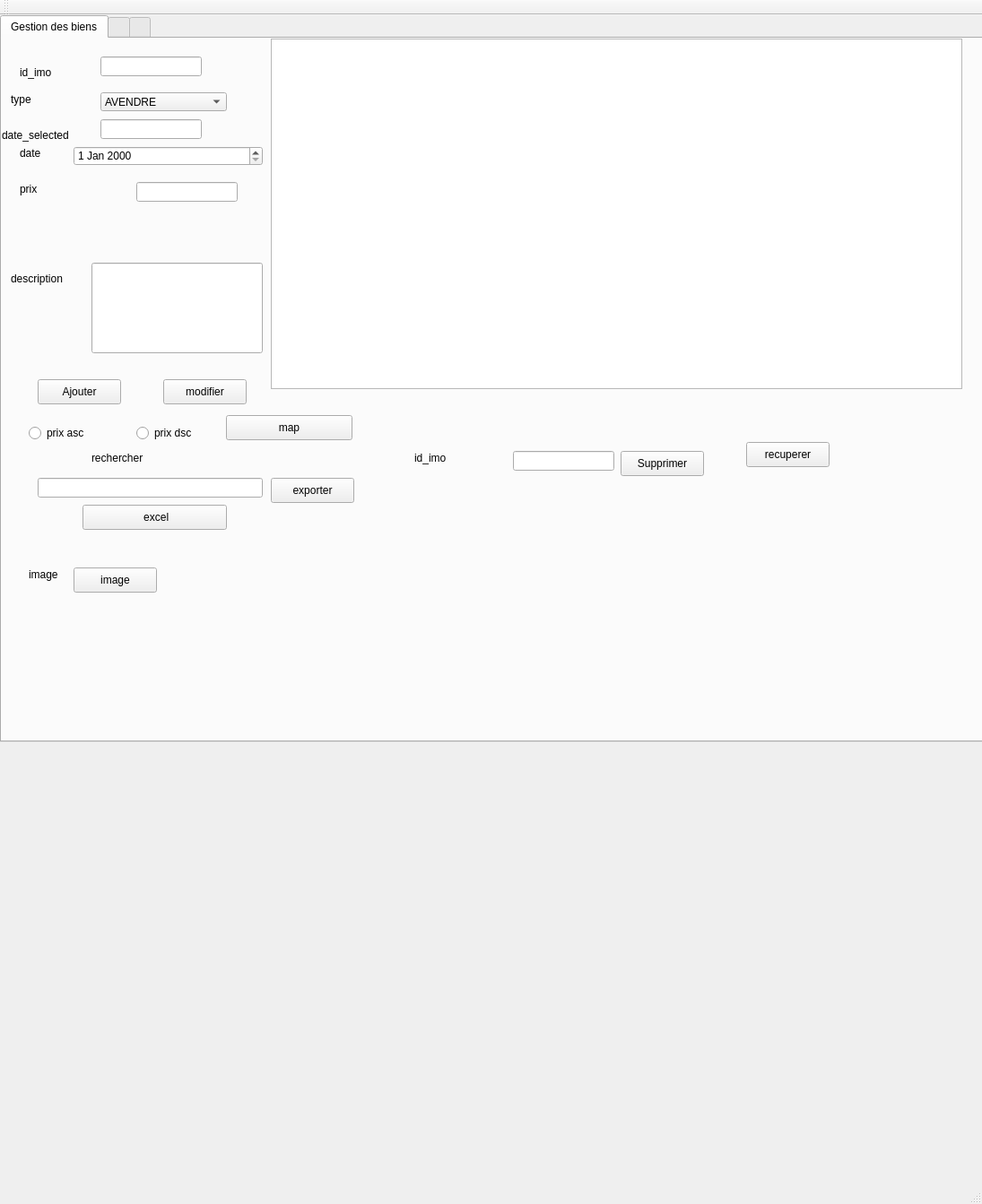
<?xml version="1.0" encoding="UTF-8"?>
<ui version="4.0">
 <class>bien</class>
 <widget class="QMainWindow" name="bien">
  <property name="geometry">
   <rect>
    <x>0</x>
    <y>0</y>
    <width>1095</width>
    <height>1343</height>
   </rect>
  </property>
  <property name="sizePolicy">
   <sizepolicy hsizetype="Preferred" vsizetype="Fixed">
    <horstretch>0</horstretch>
    <verstretch>0</verstretch>
   </sizepolicy>
  </property>
  <property name="windowTitle">
   <string>Gestion des Réclamations</string>
  </property>
  <widget class="QWidget" name="centralWidget">
   <widget class="QTabWidget" name="tabWidget">
    <property name="geometry">
     <rect>
      <x>0</x>
      <y>0</y>
      <width>1221</width>
      <height>811</height>
     </rect>
    </property>
    <property name="sizePolicy">
     <sizepolicy hsizetype="Expanding" vsizetype="Expanding">
      <horstretch>0</horstretch>
      <verstretch>0</verstretch>
     </sizepolicy>
    </property>
    <property name="sizeIncrement">
     <size>
      <width>0</width>
      <height>0</height>
     </size>
    </property>
    <property name="currentIndex">
     <number>0</number>
    </property>
    <widget class="QWidget" name="ajouter">
     <attribute name="title">
      <string>Gestion des biens</string>
     </attribute>
     <widget class="QLineEdit" name="rech">
      <property name="geometry">
       <rect>
        <x>40</x>
        <y>490</y>
        <width>251</width>
        <height>22</height>
       </rect>
      </property>
     </widget>
     <widget class="QLineEdit" name="le_prix">
      <property name="geometry">
       <rect>
        <x>150</x>
        <y>160</y>
        <width>113</width>
        <height>22</height>
       </rect>
      </property>
     </widget>
     <widget class="QLineEdit" name="le_date">
      <property name="geometry">
       <rect>
        <x>110</x>
        <y>90</y>
        <width>113</width>
        <height>22</height>
       </rect>
      </property>
     </widget>
     <widget class="QLineEdit" name="le_id">
      <property name="geometry">
       <rect>
        <x>110</x>
        <y>20</y>
        <width>113</width>
        <height>22</height>
       </rect>
      </property>
     </widget>
     <widget class="QLineEdit" name="le_Description">
      <property name="geometry">
       <rect>
        <x>100</x>
        <y>250</y>
        <width>191</width>
        <height>101</height>
       </rect>
      </property>
     </widget>
     <widget class="QLabel" name="label_27">
      <property name="geometry">
       <rect>
        <x>20</x>
        <y>30</y>
        <width>101</width>
        <height>16</height>
       </rect>
      </property>
      <property name="text">
       <string>id_imo</string>
      </property>
     </widget>
     <widget class="QLabel" name="label_29">
      <property name="geometry">
       <rect>
        <x>20</x>
        <y>160</y>
        <width>101</width>
        <height>16</height>
       </rect>
      </property>
      <property name="text">
       <string>prix</string>
      </property>
     </widget>
     <widget class="QLabel" name="label_30">
      <property name="geometry">
       <rect>
        <x>20</x>
        <y>120</y>
        <width>101</width>
        <height>16</height>
       </rect>
      </property>
      <property name="text">
       <string>date</string>
      </property>
     </widget>
     <widget class="QLabel" name="label_31">
      <property name="geometry">
       <rect>
        <x>10</x>
        <y>60</y>
        <width>101</width>
        <height>16</height>
       </rect>
      </property>
      <property name="text">
       <string>type</string>
      </property>
     </widget>
     <widget class="QLabel" name="label_32">
      <property name="geometry">
       <rect>
        <x>10</x>
        <y>260</y>
        <width>101</width>
        <height>16</height>
       </rect>
      </property>
      <property name="text">
       <string>description</string>
      </property>
     </widget>
     <widget class="QPushButton" name="pushButton">
      <property name="geometry">
       <rect>
        <x>40</x>
        <y>380</y>
        <width>93</width>
        <height>28</height>
       </rect>
      </property>
      <property name="text">
       <string>Ajouter</string>
      </property>
     </widget>
     <widget class="QPushButton" name="pushButton_4">
      <property name="geometry">
       <rect>
        <x>690</x>
        <y>460</y>
        <width>93</width>
        <height>28</height>
       </rect>
      </property>
      <property name="text">
       <string>Supprimer</string>
      </property>
     </widget>
     <widget class="QTableView" name="table_bien">
      <property name="geometry">
       <rect>
        <x>300</x>
        <y>0</y>
        <width>771</width>
        <height>391</height>
       </rect>
      </property>
     </widget>
     <widget class="QLineEdit" name="le_idS">
      <property name="geometry">
       <rect>
        <x>570</x>
        <y>460</y>
        <width>113</width>
        <height>22</height>
       </rect>
      </property>
     </widget>
     <widget class="QLabel" name="label_28">
      <property name="geometry">
       <rect>
        <x>460</x>
        <y>460</y>
        <width>101</width>
        <height>16</height>
       </rect>
      </property>
      <property name="text">
       <string>id_imo</string>
      </property>
     </widget>
     <widget class="QPushButton" name="pushButton_3">
      <property name="geometry">
       <rect>
        <x>180</x>
        <y>380</y>
        <width>93</width>
        <height>28</height>
       </rect>
      </property>
      <property name="text">
       <string>modifier</string>
      </property>
     </widget>
     <widget class="QRadioButton" name="radioButton">
      <property name="geometry">
       <rect>
        <x>30</x>
        <y>430</y>
        <width>97</width>
        <height>20</height>
       </rect>
      </property>
      <property name="text">
       <string>prix asc</string>
      </property>
     </widget>
     <widget class="QRadioButton" name="radioButton_2">
      <property name="geometry">
       <rect>
        <x>150</x>
        <y>430</y>
        <width>97</width>
        <height>20</height>
       </rect>
      </property>
      <property name="text">
       <string>prix dsc</string>
      </property>
     </widget>
     <widget class="QComboBox" name="comboBox">
      <property name="geometry">
       <rect>
        <x>110</x>
        <y>60</y>
        <width>141</width>
        <height>21</height>
       </rect>
      </property>
      <item>
       <property name="text">
        <string>AVENDRE</string>
       </property>
      </item>
      <item>
       <property name="text">
        <string>ALOUER</string>
       </property>
      </item>
     </widget>
     <widget class="QLabel" name="label_33">
      <property name="geometry">
       <rect>
        <x>100</x>
        <y>460</y>
        <width>101</width>
        <height>16</height>
       </rect>
      </property>
      <property name="text">
       <string>rechercher</string>
      </property>
     </widget>
     <widget class="QPushButton" name="exporter">
      <property name="geometry">
       <rect>
        <x>300</x>
        <y>490</y>
        <width>93</width>
        <height>28</height>
       </rect>
      </property>
      <property name="text">
       <string>exporter</string>
      </property>
     </widget>
     <widget class="QDateEdit" name="dateEdit">
      <property name="geometry">
       <rect>
        <x>80</x>
        <y>120</y>
        <width>211</width>
        <height>22</height>
       </rect>
      </property>
     </widget>
     <widget class="QPushButton" name="imagebouton">
      <property name="geometry">
       <rect>
        <x>80</x>
        <y>590</y>
        <width>93</width>
        <height>28</height>
       </rect>
      </property>
      <property name="text">
       <string>image</string>
      </property>
     </widget>
     <widget class="QLabel" name="label_34">
      <property name="geometry">
       <rect>
        <x>30</x>
        <y>590</y>
        <width>101</width>
        <height>16</height>
       </rect>
      </property>
      <property name="text">
       <string>image</string>
      </property>
     </widget>
     <widget class="QPushButton" name="excel">
      <property name="geometry">
       <rect>
        <x>90</x>
        <y>520</y>
        <width>161</width>
        <height>28</height>
       </rect>
      </property>
      <property name="text">
       <string> excel</string>
      </property>
     </widget>
     <widget class="QLabel" name="imageLabel">
      <property name="geometry">
       <rect>
        <x>320</x>
        <y>550</y>
        <width>301</width>
        <height>161</height>
       </rect>
      </property>
      <property name="sizePolicy">
       <sizepolicy hsizetype="Maximum" vsizetype="Preferred">
        <horstretch>0</horstretch>
        <verstretch>0</verstretch>
       </sizepolicy>
      </property>
      <property name="font">
       <font>
        <weight>50</weight>
        <bold>false</bold>
       </font>
      </property>
      <property name="text">
       <string/>
      </property>
      <property name="pixmap">
       <pixmap>C:/Users/user/Pictures/Saved Pictures/E40859D8-24AD-44FB-93CC-3FE09E19E534.png</pixmap>
      </property>
      <property name="alignment">
       <set>Qt::AlignLeading|Qt::AlignLeft|Qt::AlignTop</set>
      </property>
     </widget>
     <widget class="QPushButton" name="mapbutton">
      <property name="geometry">
       <rect>
        <x>250</x>
        <y>420</y>
        <width>141</width>
        <height>28</height>
       </rect>
      </property>
      <property name="text">
       <string>map</string>
      </property>
     </widget>
     <widget class="QPushButton" name="recuperer">
      <property name="geometry">
       <rect>
        <x>830</x>
        <y>450</y>
        <width>93</width>
        <height>28</height>
       </rect>
      </property>
      <property name="text">
       <string>recuperer</string>
      </property>
     </widget>
     <widget class="QLabel" name="label_35">
      <property name="geometry">
       <rect>
        <x>0</x>
        <y>100</y>
        <width>101</width>
        <height>16</height>
       </rect>
      </property>
      <property name="text">
       <string>date_selected</string>
      </property>
     </widget>
    </widget>
    <widget class="QWidget" name="afficher">
     <attribute name="title">
      <string/>
     </attribute>
     <widget class="QLabel" name="label">
      <property name="geometry">
       <rect>
        <x>150</x>
        <y>350</y>
        <width>141</width>
        <height>61</height>
       </rect>
      </property>
      <property name="text">
       <string/>
      </property>
     </widget>
     <widget class="QPushButton" name="stop">
      <property name="geometry">
       <rect>
        <x>420</x>
        <y>340</y>
        <width>93</width>
        <height>28</height>
       </rect>
      </property>
      <property name="text">
       <string>stop</string>
      </property>
     </widget>
     <widget class="QTableView" name="table_ard">
      <property name="geometry">
       <rect>
        <x>490</x>
        <y>80</y>
        <width>256</width>
        <height>192</height>
       </rect>
      </property>
     </widget>
    </widget>
    <widget class="QWidget" name="tab">
     <attribute name="title">
      <string/>
     </attribute>
    </widget>
   </widget>
  </widget>
  <widget class="QToolBar" name="mainToolBar">
   <property name="sizePolicy">
    <sizepolicy hsizetype="Preferred" vsizetype="Fixed">
     <horstretch>0</horstretch>
     <verstretch>0</verstretch>
    </sizepolicy>
   </property>
   <attribute name="toolBarArea">
    <enum>TopToolBarArea</enum>
   </attribute>
   <attribute name="toolBarBreak">
    <bool>false</bool>
   </attribute>
  </widget>
  <widget class="QStatusBar" name="statusBar"/>
 </widget>
 <layoutdefault spacing="6" margin="11"/>
 <resources/>
 <connections/>
</ui>
